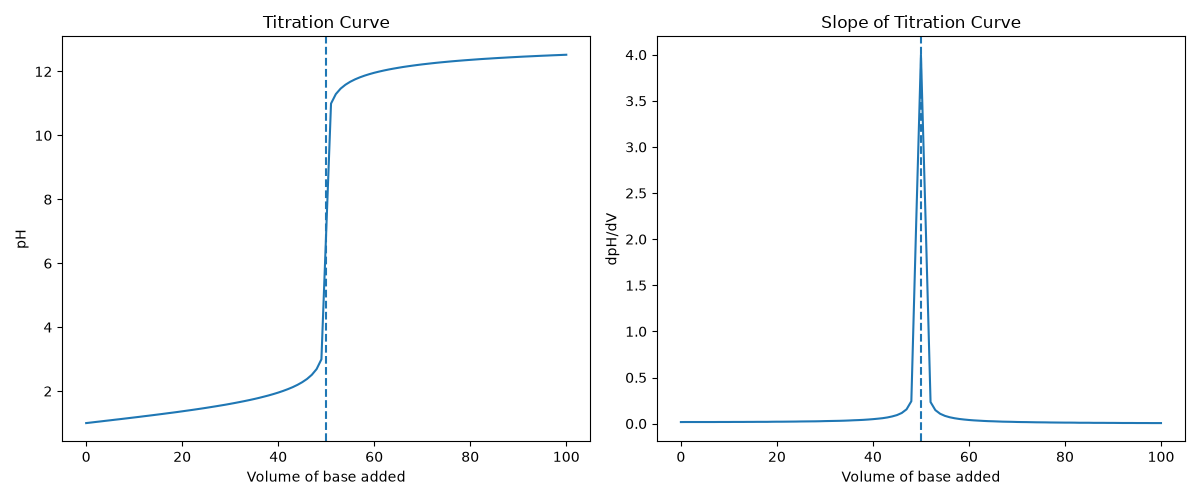

Write the Python code that produced this figure.
import numpy as np
import matplotlib.pyplot as plt

# TODO 1: Read titration.csv
data = np.loadtxt("titration.csv", delimiter=",", skiprows=1)

V = data[:, 0]
pH = data[:, 1]

# TODO 2: Compute the slope and find the equivalence point
slope = np.gradient(pH, V)

equivalence_index = np.argmax(slope)
equivalence_volume = V[equivalence_index]

print("Equivalence point volume:", equivalence_volume)
print("Maximum slope:", slope[equivalence_index])

# TODO 3: Make two plots side by side
fig, axes = plt.subplots(1, 2, figsize=(12, 5))

# Left: pH vs volume
axes[0].plot(V, pH)
axes[0].axvline(equivalence_volume, linestyle="--")
axes[0].set_xlabel("Volume of base added")
axes[0].set_ylabel("pH")
axes[0].set_title("Titration Curve")

# Right: slope vs volume
axes[1].plot(V, slope)
axes[1].axvline(equivalence_volume, linestyle="--")
axes[1].set_xlabel("Volume of base added")
axes[1].set_ylabel("dpH/dV")
axes[1].set_title("Slope of Titration Curve")

plt.tight_layout()
plt.savefig("titration.png")
plt.show()
